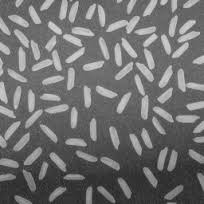
%> input picture Getting Started/Basic Image Enhencement and Analysis/rice.jpg, 204 x 204 px
$ octave BasicEnhancementAnalYsis.m   (GNU Octave 9; MATLAB toolbox functions it lacks are replaced by stand-ins)
%> lines starting %> are read from the running program, lines starting %| are printed output that depends on the picture; in (x1, y1, x2, y2) boxes, pixels count from 0 and x2, y2 are one past the last pixel; in counts of white or black regions, pixels touching at a corner belong together; the program's own positions count from 1
close all; clear; clc
%read an image;

I=imread('rice.jpg');
%> I is the input picture: size 204x204x3 uint8; min 31, max 217, mean 111.3
I=rgb2gray(I);
%> I: size 204x204 uint8
imshow(I)

% preprocess

background = imopen(I,strel('disk',15));
imshow(background)

figure
surf(double(background(1:8:end,1:8:end))),zlim([0,255]);
set(gca,'ydir','reverse');


%subtract the background
figure
I1=I-background;
imshow(I1)

% ----------------------
figure
surf(double(I(1:8:end,1:8:end))),zlim([0,255]);
set(gca,'ydir','reverse');

figure
surf(double(I1(1:8:end,1:8:end))),zlim([0,255]);
set(gca,'ydir','reverse');

% ----------------------
%increse the contrast
figure
I2=imadjust(I1);
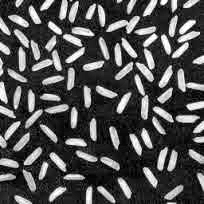
%> I2: size 204x204 uint8; min 0, max 255, mean 79.9
imshow(I2)

% binary image
figure
level=graythresh(I2);
%> level = 0.467
bw1=im2bw(I2,level);
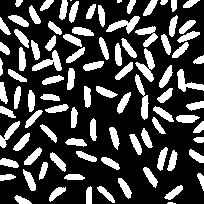
%> bw1: size 204x204 logical; 27.3% white; 94 white regions (3 under 20 px), largest, box (x1, y1, x2, y2) and area: (135, 48, 155, 82) 284, (106, 16, 140, 34) 261, (32, 50, 62, 71) 259
bw=bwareaopen(bw1,50); % remove small objects from binary image.
imshow(bw)

figure
result=bw1-bw;
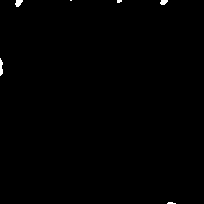
%> result: size 204x204 double; values 0 (black) and 1 (white), 0.34% white; 6 white regions (3 under 20 px), largest, box (x1, y1, x2, y2) and area: (0, 58, 3, 76) 41, (15, 0, 23, 7) 39, (160, 0, 168, 5) 31
imshow(result)

%analysis
cc=bwconncomp(bw,4)
%> cc = 91 connected components
cc.NumObjects
%> ans = 91

grain = false(size(bw));% logical zeros.
grain(cc.PixelIdxList{50}) = true;
%> grain: size 204x204 logical; 0.3% white; 1 white region
figure
imshow(grain)


%visualize the connected components
figure
labeled = labelmatrix(cc);
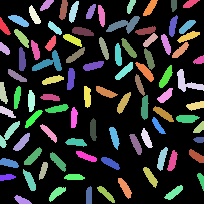
%> labeled: size 204x204 uint8; 92 distinct labels, from 0 to 91; one colour per label, 0 black
RGB_label = label2rgb(labeled, @spring, 'c', 'shuffle');
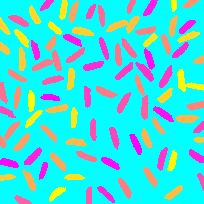
%> RGB_label: size 204x204x3 uint8; mean R, G, B 68.8, 220.7, 220.5
imshow(RGB_label)
figure
RGB_label1 = label2rgb(labeled, @summer, 'r', 'shuffle');
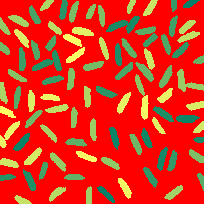
%> RGB_label1: size 204x204x3 uint8; mean R, G, B 220.3, 51.4, 27.5
imshow(RGB_label1)

%Compute the area of each object
graindata = regionprops(cc, 'basic')
%> graindata = 91 regions; largest, box (x1, y1, x2, y2), Area and Centroid: (106, 16, 140, 34) 261 [124.9 25.4], (32, 50, 62, 71) 259 [49.9 63.5], (177, 69, 204, 92) 244 [187.7 83.4], (0, 121, 20, 148) 188 [9.4 134.5], (135, 62, 154, 82) 154 [146 72.2]

graindata(50).Area
%> ans = 123

%Create a vector grain_areas to hold the area measurement of each object (rice grain).
figure
grain_areas = [graindata.Area];
%> grain_areas = 91 values, max 261 at index 52, min 54 at index 90, mean 123.4
%smallest rice
[min_area, idx] = min(grain_areas)
%> min_area = 54; idx = 90
grain = false(size(bw));
grain(cc.PixelIdxList{idx}) = true;
%> grain: size 204x204 logical; 0.13% white; 1 white region, box (x1, y1, x2, y2) and area: (193, 137, 204, 143) 54
imshow(grain);

%using the hist to creat histogram

nbins = 20;
figure
hist(grain_areas, nbins)
title('Histogram of Rice Grain Area');
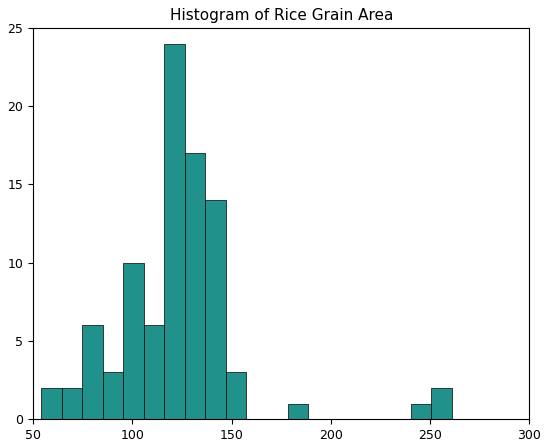
%> figure redrawn from the program's plot data; tallest bar 24 high, from x = 116.1 to 126.5
